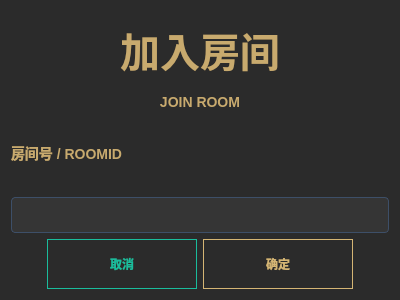
<?xml version="1.0" encoding="UTF-8"?>
<ui version="4.0">
 <class>JoinRoomDialog</class>
 <widget class="QDialog" name="JoinRoomDialog">
  <property name="geometry">
   <rect>
    <x>0</x>
    <y>0</y>
    <width>400</width>
    <height>300</height>
   </rect>
  </property>
  <property name="windowTitle">
   <string>Dialog</string>
  </property>
  <property name="styleSheet">
   <string notr="true">background-color: #2b2b2b;</string>
  </property>
  <layout class="QVBoxLayout" name="verticalLayout">
   <item>
    <widget class="QLabel" name="title_lbl">
     <property name="styleSheet">
      <string notr="true">	border: none;      
   	color: #C8AA6E;
	font-size: 40px;
	font-weight: bold;
	font-family: 'Microsoft YaHei';</string>
     </property>
     <property name="text">
      <string>加入房间</string>
     </property>
     <property name="alignment">
      <set>Qt::AlignCenter</set>
     </property>
    </widget>
   </item>
   <item>
    <widget class="QLabel" name="title_en_lbl">
     <property name="maximumSize">
      <size>
       <width>16777215</width>
       <height>15</height>
      </size>
     </property>
     <property name="styleSheet">
      <string notr="true">	border: none;      
   	color: #C8AA6E;
	font-size: 14px;
	font-weight: bold;
	font-family: 'Microsoft YaHei';</string>
     </property>
     <property name="text">
      <string>JOIN ROOM</string>
     </property>
     <property name="alignment">
      <set>Qt::AlignCenter</set>
     </property>
    </widget>
   </item>
   <item>
    <widget class="QLabel" name="roomId_lbl">
     <property name="styleSheet">
      <string notr="true">   	color: #C8AA6E;
	font-size: 14px;
	font-weight: bold;
	font-family: 'Microsoft YaHei';</string>
     </property>
     <property name="text">
      <string>房间号 / ROOMID</string>
     </property>
    </widget>
   </item>
   <item>
    <widget class="QLineEdit" name="roomId_edit">
     <property name="styleSheet">
      <string notr="true">QLineEdit {
    background-color: rgba(255, 255, 255, 0.05); /* 极淡的白色透明背景 */
    border: 1px solid #3d4f68;                   /* 蓝灰色边框 */
    border-radius: 4px;                          /* 轻微圆角 */
    padding: 8px 10px;                           /* 内部文字间距 */
    color: #cccccc;                              /* 输入文字颜色：浅灰 */
    font-family: &quot;Microsoft YaHei&quot;;
    font-size: 14px;
    selection-background-color: #d4b574;         /* 选中文字背景色：金色 */
}

/* 输入框获得焦点时 */
QLineEdit:focus {
    border: 1px solid #d4b574; /* 获得焦点变金色边框 */
    background-color: rgba(255, 255, 255, 0.08);
}</string>
     </property>
    </widget>
   </item>
   <item>
    <layout class="QHBoxLayout" name="horizontalLayout">
     <item>
      <spacer name="horizontalSpacer">
       <property name="orientation">
        <enum>Qt::Horizontal</enum>
       </property>
       <property name="sizeHint" stdset="0">
        <size>
         <width>40</width>
         <height>20</height>
        </size>
       </property>
      </spacer>
     </item>
     <item>
      <widget class="QPushButton" name="cannel_btn">
       <property name="minimumSize">
        <size>
         <width>150</width>
         <height>50</height>
        </size>
       </property>
       <property name="styleSheet">
        <string notr="true">QPushButton {
    border: 1px solid #1abc9c;  /* 青色边框 */
    color: #1abc9c;             /* 青色文字 */
	font-weight: bold;
}

QPushButton:hover {
    background-color: rgba(26, 188, 156, 0.1); /* 悬停微亮 */
    border: 1px solid #3de3c2;
	font-weight: bold;
}

QPushButton:pressed {
    background-color: rgba(26, 188, 156, 0.2);
    padding-top: 1px;
    padding-left: 1px;
	font-weight: bold;
}</string>
       </property>
       <property name="text">
        <string>取消</string>
       </property>
      </widget>
     </item>
     <item>
      <widget class="QPushButton" name="join_btn">
       <property name="minimumSize">
        <size>
         <width>150</width>
         <height>50</height>
        </size>
       </property>
       <property name="styleSheet">
        <string notr="true">QPushButton{
    border: 1px solid #d4b574;  /* 金色边框 */
    color: #d4b574;             /* 金色文字 */
	font-weight: bold;
}

QPushButton:hover {
    background-color: rgba(212, 181, 116, 0.1); /* 悬停时微亮 */
    border: 1px solid #ead095;
	font-weight: bold;
}

QPushButton:pressed {
    background-color: rgba(212, 181, 116, 0.2); /* 按下效果 */
    padding-top: 1px; /* 模拟按压位移 */
    padding-left: 1px;
	font-weight: bold;
}</string>
       </property>
       <property name="text">
        <string>确定</string>
       </property>
      </widget>
     </item>
     <item>
      <spacer name="horizontalSpacer_2">
       <property name="orientation">
        <enum>Qt::Horizontal</enum>
       </property>
       <property name="sizeHint" stdset="0">
        <size>
         <width>40</width>
         <height>20</height>
        </size>
       </property>
      </spacer>
     </item>
    </layout>
   </item>
  </layout>
 </widget>
 <resources/>
 <connections/>
</ui>
